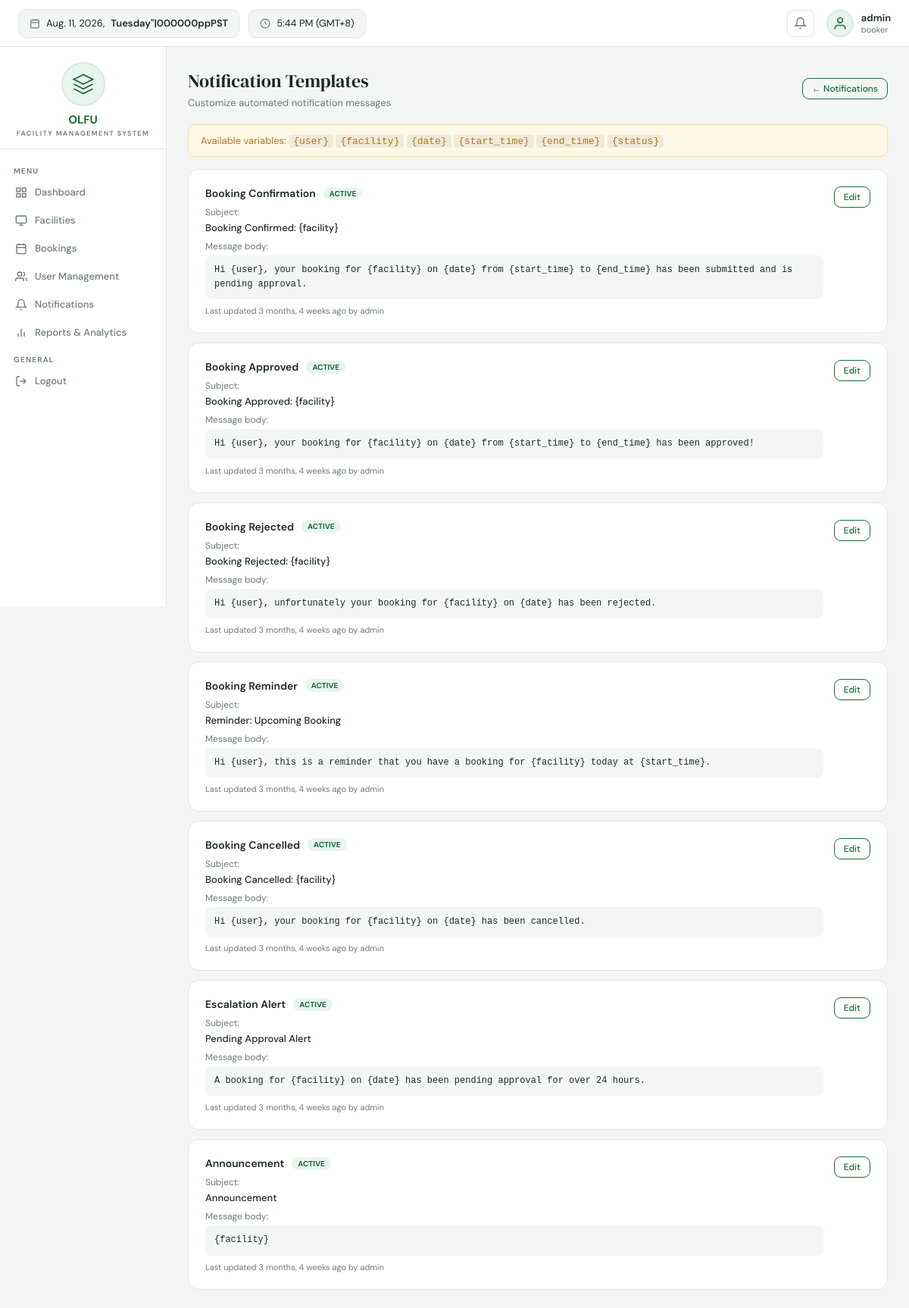
The page /notifications/templates/ (signed in) on the database its author committed.
### apps/models.py (models this page shows, shortened)
class User(AbstractUser):
    SUPERUSER_ROLE = 'superuser'
    FACILITY_MANAGER = 'facility_manager'
    TECHNICAL_STAFF = 'technical_staff'
    STANDARD_USER = 'standard_user'
    ROLE_CHOICES = [
        (SUPERUSER_ROLE, 'Superuser'),
        (FACILITY_MANAGER, 'Facility Manager'),
        (TECHNICAL_STAFF, 'Technical Staff'),
        (STANDARD_USER, 'Standard User'),
    ]
    DEPARTMENT_CHOICES = [
        ('BSIT', 'BS Information Technology'),
        ('BSCS', 'BS Computer Science'),
        ('BSIS', 'BS Information Systems'),
        ('IT_DEPT', 'IT Department'),
        ('ADMIN', 'Administration'),
        ('OTHER', 'Other'),
    ]
    role = models.CharField(max_length=30, choices=ROLE_CHOICES, default=STANDARD_USER)
    department = models.CharField(max_length=30, choices=DEPARTMENT_CHOICES, blank=True, default='')
    phone = models.CharField(max_length=20, blank=True)
    profile_notes = models.TextField(blank=True)
    last_active = models.DateTimeField(null=True, blank=True)
    mfa_enabled = models.BooleanField(default=False)
    failed_login_attempts = models.PositiveIntegerField(default=0)
    is_locked = models.BooleanField(default=False)
    def can_manage_users(self):
        return self.role == self.SUPERUSER_ROLE or self.is_superuser
    def can_view_reports(self):
        return self.role in [self.SUPERUSER_ROLE, self.FACILITY_MANAGER] or self.is_superuser
    def can_send_announcements(self):
        return self.role in [self.SUPERUSER_ROLE, self.FACILITY_MANAGER] or self.is_superuser

class NotificationTemplate(models.Model):
    TYPE_CHOICES = [
        ('confirmation', 'Booking Confirmation'),
        ('approval', 'Booking Approved'),
        ('rejection', 'Booking Rejected'),
        ('reminder', 'Booking Reminder'),
        ('cancellation', 'Booking Cancelled'),
        ('announcement', 'Announcement'),
        ('escalation', 'Escalation Alert'),
    ]
    notif_type = models.CharField(max_length=20, choices=TYPE_CHOICES, unique=True)
    subject = models.CharField(max_length=200)
    body = models.TextField(help_text='Variables: {user}, {facility}, {date}, {start_time}, {end_time}, {status}')
    is_active = models.BooleanField(default=True)
    updated_at = models.DateTimeField(auto_now=True)
    updated_by = models.ForeignKey(User, on_delete=models.SET_NULL, null=True, related_name='templates_updated')
    class Meta:
        verbose_name = 'Notification Template'

### apps/views.py (the view)
# urls.py: path('notifications/templates/', views.template_list_view, name='notification_templates'),
@login_required(login_url='login')
@announcements_required
def template_list_view(request):
    templates = NotificationTemplate.objects.all()
    defaults = [
        ('confirmation', 'Booking Confirmed: {facility}', 'Hi {user}, your booking for {facility} on {date} from {start_time} to {end_time} has been submitted and is pending approval.'),
        ('approval', 'Booking Approved: {facility}', 'Hi {user}, your booking for {facility} on {date} from {start_time} to {end_time} has been approved!'),
        ('rejection', 'Booking Rejected: {facility}', 'Hi {user}, unfortunately your booking for {facility} on {date} has been rejected.'),
        ('reminder', 'Reminder: Upcoming Booking', 'Hi {user}, this is a reminder that you have a booking for {facility} today at {start_time}.'),
        ('cancellation', 'Booking Cancelled: {facility}', 'Hi {user}, your booking for {facility} on {date} has been cancelled.'),
        ('escalation', 'Pending Approval Alert', 'A booking for {facility} on {date} has been pending approval for over 24 hours.'),
        ('announcement', 'Announcement', '{facility}'),
    ]
    for notif_type, subject, body in defaults:
        NotificationTemplate.objects.get_or_create(
            notif_type=notif_type,
            defaults={'subject': subject, 'body': body, 'updated_by': request.user}
        )
    templates = NotificationTemplate.objects.all()
    return render(request, 'notification_templates.html', {'templates': templates})

### apps/views.py (called while the page is built)
def announcements_required(view_func):
    @wraps(view_func)
    def wrapper(request, *args, **kwargs):
        if not request.user.is_authenticated:
            return redirect('login')
        if not request.user.can_send_announcements():
            messages.error(request, 'Only Facility Managers can send announcements.')
            return redirect('dashboard')
        return view_func(request, *args, **kwargs)
    return wrapper

### templates/notification_templates.html
{% extends 'base.html' %}
{% block content %}
<div style="display:flex;align-items:center;justify-content:space-between;margin-bottom:20px;">
  <div>
    <div style="font-family:'DM Serif Display',serif;font-size:24px;">Notification Templates</div>
    <div style="font-size:13px;color:var(--muted);margin-top:4px;">Customize automated notification messages</div>
  </div>
  <a href="{% url 'notifications' %}" class="btn btn-outline btn-sm">← Notifications</a>
</div>
<div style="background:var(--amber-light);border:1px solid #f5e0a0;border-radius:10px;padding:12px 16px;font-size:13px;color:var(--amber);margin-bottom:16px;">
  Available variables: <code style="background:rgba(0,0,0,.06);padding:1px 6px;border-radius:4px;">{user}</code>
  <code style="background:rgba(0,0,0,.06);padding:1px 6px;border-radius:4px;">{facility}</code>
  <code style="background:rgba(0,0,0,.06);padding:1px 6px;border-radius:4px;">{date}</code>
  <code style="background:rgba(0,0,0,.06);padding:1px 6px;border-radius:4px;">{start_time}</code>
  <code style="background:rgba(0,0,0,.06);padding:1px 6px;border-radius:4px;">{end_time}</code>
  <code style="background:rgba(0,0,0,.06);padding:1px 6px;border-radius:4px;">{status}</code>
</div>
<div style="display:flex;flex-direction:column;gap:12px;">
  {% for template in templates %}
  <div class="card">
    <div style="display:flex;align-items:flex-start;justify-content:space-between;gap:14px;">
      <div style="flex:1;">
        <div style="display:flex;align-items:center;gap:10px;margin-bottom:8px;">
          <div style="font-size:14px;font-weight:600;">{{ template.get_notif_type_display }}</div>
          {% if template.is_active %}
          <span style="background:var(--green-light);color:var(--green);font-size:10px;font-weight:700;padding:2px 8px;border-radius:20px;">ACTIVE</span>
          {% else %}
          <span style="background:#f0f0f0;color:var(--muted);font-size:10px;font-weight:700;padding:2px 8px;border-radius:20px;">INACTIVE</span>
          {% endif %}
        </div>
        <div style="font-size:12px;color:var(--muted);margin-bottom:4px;">Subject:</div>
        <div style="font-size:13px;font-weight:500;margin-bottom:8px;">{{ template.subject }}</div>
        <div style="font-size:12px;color:var(--muted);margin-bottom:4px;">Message body:</div>
        <div style="font-size:13px;color:var(--text);background:var(--bg);border-radius:8px;padding:10px 12px;line-height:1.6;font-family:monospace;font-size:12px;">{{ template.body }}</div>
        {% if template.updated_by %}
        <div style="font-size:11px;color:var(--muted);margin-top:8px;">Last updated {{ template.updated_at|timesince }} ago by {{ template.updated_by.get_full_name|default:template.updated_by.username }}</div>
        {% endif %}
      </div>
      <a href="{% url 'template_edit' template.pk %}" class="btn btn-outline btn-sm" style="flex-shrink:0;">Edit</a>
    </div>
  </div>
  {% empty %}
  <div class="card" style="text-align:center;padding:40px;color:var(--muted);">No templates yet. Refresh to auto-generate defaults.</div>
  {% endfor %}
</div>
{% endblock %}

### templates/base.html (shortened to what this page needs)
<!DOCTYPE html>
<html lang="en">
<head>
</head>
<body>
<div class="topbar">
  <div class="topbar-pill">
    <svg fill="none" viewBox="0 0 24 24" stroke="currentColor" stroke-width="2"><rect x="3" y="4" width="18" height="18" rx="2"/><line x1="16" y1="2" x2="16" y2="6"/><line x1="8" y1="2" x2="8" y2="6"/><line x1="3" y1="10" x2="21" y2="10"/></svg>
    {% now "N j, Y" %}, <b>{% now "l"|upper %}</b>
  </div>
  <div class="topbar-pill">
    <svg fill="none" viewBox="0 0 24 24" stroke="currentColor" stroke-width="2"><circle cx="12" cy="12" r="10"/><polyline points="12 6 12 12 16 14"/></svg>
    {% now "g:i A" %} (GMT+8)
  </div>
  {% if user.is_authenticated %}
  <a href="{% url 'notifications' %}" class="topbar-icon">
    <svg fill="none" viewBox="0 0 24 24" stroke="currentColor" stroke-width="2"><path d="M18 8A6 6 0 0 0 6 8c0 7-3 9-3 9h18s-3-2-3-9"/><path d="M13.73 21a2 2 0 0 1-3.46 0"/></svg>
  </a>
  <div class="topbar-user">
    <div class="topbar-avatar"><svg fill="none" viewBox="0 0 24 24" stroke="currentColor" stroke-width="2"><path d="M20 21v-2a4 4 0 0 0-4-4H8a4 4 0 0 0-4 4v2"/><circle cx="12" cy="7" r="4"/></svg></div>
    <div>
      <div class="topbar-name">{{ user.get_full_name|default:user.username }}</div>
      <div class="topbar-role">{{ user.get_role_display }}</div>
    </div>
  </div>
  {% endif %}
</div>
<div class="layout">
  {% if user.is_authenticated %}
  <div class="sidebar">
    <div class="sidebar-logo">
      <div class="logo-circle">
        <svg viewBox="0 0 24 24" fill="none" stroke="currentColor" stroke-width="1.5"><path d="M12 2L2 7l10 5 10-5-10-5z"/><path d="M2 17l10 5 10-5"/><path d="M2 12l10 5 10-5"/></svg>
      </div>
      <div class="logo-name">OLFU</div>
      <div class="logo-sub">Facility Management System</div>
    </div>
    <div class="sidebar-nav">
      <div class="nav-label">Menu</div>
      <a href="{% url 'dashboard' %}" class="nav-item {% if request.resolver_match.url_name == 'dashboard' %}active{% endif %}">
        <svg fill="none" viewBox="0 0 24 24" stroke="currentColor" stroke-width="2"><rect x="3" y="3" width="7" height="7"/><rect x="14" y="3" width="7" height="7"/><rect x="14" y="14" width="7" height="7"/><rect x="3" y="14" width="7" height="7"/></svg>
        Dashboard
      </a>
      <a href="{% url 'facilities' %}" class="nav-item {% if 'facilit' in request.resolver_match.url_name %}active{% endif %}">
        <svg fill="none" viewBox="0 0 24 24" stroke="currentColor" stroke-width="2"><rect x="2" y="3" width="20" height="14" rx="2"/><line x1="8" y1="21" x2="16" y2="21"/><line x1="12" y1="17" x2="12" y2="21"/></svg>
        Facilities
      </a>
      <a href="{% url 'bookings' %}" class="nav-item {% if 'booking' in request.resolver_match.url_name %}active{% endif %}">
        <svg fill="none" viewBox="0 0 24 24" stroke="currentColor" stroke-width="2"><rect x="3" y="4" width="18" height="18" rx="2"/><line x1="16" y1="2" x2="16" y2="6"/><line x1="8" y1="2" x2="8" y2="6"/><line x1="3" y1="10" x2="21" y2="10"/></svg>
        Bookings
      </a>
      {% if user.can_manage_users %}
      <a href="{% url 'user_list' %}" class="nav-item {% if 'user' in request.resolver_match.url_name %}active{% endif %}">
        <svg fill="none" viewBox="0 0 24 24" stroke="currentColor" stroke-width="2"><path d="M17 21v-2a4 4 0 0 0-4-4H5a4 4 0 0 0-4 4v2"/><circle cx="9" cy="7" r="4"/><path d="M23 21v-2a4 4 0 0 0-3-3.87"/><path d="M16 3.13a4 4 0 0 1 0 7.75"/></svg>
        User Management
      </a>
      {% endif %}
      <a href="{% url 'notifications' %}" class="nav-item {% if request.resolver_match.url_name == 'notifications' %}active{% endif %}">
        <svg fill="none" viewBox="0 0 24 24" stroke="currentColor" stroke-width="2"><path d="M18 8A6 6 0 0 0 6 8c0 7-3 9-3 9h18s-3-2-3-9"/><path d="M13.73 21a2 2 0 0 1-3.46 0"/></svg>
        Notifications
      </a>
      {% if user.can_view_reports %}
      <a href="{% url 'reports' %}" class="nav-item {% if request.resolver_match.url_name == 'reports' %}active{% endif %}">
        <svg fill="none" viewBox="0 0 24 24" stroke="currentColor" stroke-width="2"><line x1="18" y1="20" x2="18" y2="10"/><line x1="12" y1="20" x2="12" y2="4"/><line x1="6" y1="20" x2="6" y2="14"/></svg>
        Reports & Analytics
      </a>
      {% endif %}
      <div class="nav-label" style="margin-top:12px;">General</div>
      <a href="{% url 'logout' %}" class="nav-item">
        <svg fill="none" viewBox="0 0 24 24" stroke="currentColor" stroke-width="2"><path d="M9 21H5a2 2 0 0 1-2-2V5a2 2 0 0 1 2-2h4"/><polyline points="16 17 21 12 16 7"/><line x1="21" y1="12" x2="9" y2="12"/></svg>
        Logout
      </a>
    </div>
  </div>
  {% endif %}
  <div class="main">
    {% block content %}{% endblock %}
  </div>
</div>
</body>
</html>

### templates/base.html (style rules this page uses)
* { margin:0;padding:0;box-sizing:border-box; }
:root { --green:#1a6b3a;--green-dark:#145430;--green-light:#e8f5ee; --bg:#f4f6f5;--white:#fff;--text:#1c2b22;--muted:#6b7c72;--border:#dde8e2; --red:#c0392b;--red-light:#fdf0ef;--amber:#b7770d;--amber-light:#fef9e7; }
body { font-family:'DM Sans',sans-serif;background:var(--bg);color:var(--text); }
a { text-decoration:none;color:inherit; }
.topbar { height:62px;background:var(--white);border-bottom:1px solid var(--border);display:flex;align-items:center;padding:0 24px;gap:12px;position:sticky;top:0;z-index:100; }
.topbar-pill { display:flex;align-items:center;gap:8px;background:var(--bg);border:1px solid var(--border);border-radius:10px;padding:0 14px;height:38px;font-size:13px; }
.topbar-pill svg { width:14px;height:14px;color:var(--muted); }
.topbar-pill b { font-weight:600; }
.topbar-icon { width:36px;height:36px;border-radius:8px;border:1.5px solid var(--border);display:flex;align-items:center;justify-content:center;cursor:pointer;color:var(--muted);transition:border-color .2s;position:relative; }
.topbar-icon svg { width:17px;height:17px; }
.topbar-user { display:flex;align-items:center;gap:10px;margin-left:4px; }
.topbar-avatar { width:36px;height:36px;border-radius:50%;background:var(--green-light);border:2px solid var(--border);display:flex;align-items:center;justify-content:center; }
.topbar-avatar svg { width:20px;height:20px;color:var(--green); }
.topbar-name { font-size:13px;font-weight:600; }
.topbar-role { font-size:11px;color:var(--muted); }
.layout { display:flex;min-height:calc(100vh - 62px); }
.sidebar { width:220px;background:var(--white);border-right:1px solid var(--border);display:flex;flex-direction:column;flex-shrink:0;position:sticky;top:62px;height:calc(100vh - 62px);overflow-y:auto; }
.sidebar-logo { padding:20px 20px 14px;display:flex;flex-direction:column;align-items:center;border-bottom:1px solid var(--border); }
.logo-circle { width:58px;height:58px;border-radius:50%;background:var(--green-light);border:2px solid var(--border);display:flex;align-items:center;justify-content:center;margin-bottom:8px; }
.logo-circle svg { width:30px;height:30px;color:var(--green); }
.logo-name { font-size:15px;font-weight:700;color:var(--green); }
.logo-sub { font-size:9px;font-weight:600;letter-spacing:1.4px;color:var(--muted);text-transform:uppercase;margin-top:2px;text-align:center; }
.sidebar-nav { padding:12px 10px;flex:1; }
.nav-label { font-size:10px;font-weight:600;letter-spacing:1.2px;color:var(--muted);text-transform:uppercase;padding:0 8px;margin:10px 0 4px; }
.nav-item { display:flex;align-items:center;gap:10px;padding:9px 10px;border-radius:9px;cursor:pointer;font-size:13px;font-weight:500;color:var(--muted);transition:all .15s;margin-bottom:2px; }
.nav-item svg { width:16px;height:16px;flex-shrink:0; }
.main { flex:1;padding:28px 28px 24px; }
.card { background:var(--white);border:1px solid var(--border);border-radius:14px;padding:22px; }
.btn { display:inline-flex;align-items:center;gap:6px;padding:8px 18px;border-radius:9px;font-size:13px;font-weight:500;cursor:pointer;border:none;font-family:'DM Sans',sans-serif;transition:all .15s; }
.btn-outline { background:none;border:1.5px solid var(--green);color:var(--green); }
.btn-sm { padding:5px 12px;font-size:12px; }

### rows shown on the page
User: get_full_name "admin", role "booker"
NotificationTemplate: notif_type "Booking Confirmation", is_active "ACTIVE", subject "Booking Confirmed: {facility}", body "Hi {user}, your booking for {facility} on {date} from {start_time} to {end_time} has been submitted and is pending approval.", updated_at "3 months, 4 weeks", updated_by.get_full_name "admin"
NotificationTemplate: notif_type "Booking Approved", is_active "ACTIVE", subject "Booking Approved: {facility}", body "Hi {user}, your booking for {facility} on {date} from {start_time} to {end_time} has been approved!", updated_at "3 months, 4 weeks", updated_by.get_full_name "admin"
NotificationTemplate: notif_type "Booking Rejected", is_active "ACTIVE", subject "Booking Rejected: {facility}", body "Hi {user}, unfortunately your booking for {facility} on {date} has been rejected.", updated_at "3 months, 4 weeks", updated_by.get_full_name "admin"
NotificationTemplate: notif_type "Booking Reminder", is_active "ACTIVE", subject "Reminder: Upcoming Booking", body "Hi {user}, this is a reminder that you have a booking for {facility} today at {start_time}.", updated_at "3 months, 4 weeks", updated_by.get_full_name "admin"
NotificationTemplate: notif_type "Booking Cancelled", is_active "ACTIVE", subject "Booking Cancelled: {facility}", body "Hi {user}, your booking for {facility} on {date} has been cancelled.", updated_at "3 months, 4 weeks", updated_by.get_full_name "admin"
NotificationTemplate: notif_type "Escalation Alert", is_active "ACTIVE", subject "Pending Approval Alert", body "A booking for {facility} on {date} has been pending approval for over 24 hours.", updated_at "3 months, 4 weeks", updated_by.get_full_name "admin"
NotificationTemplate: notif_type "Announcement", is_active "ACTIVE", subject "Announcement", body "{facility}", updated_at "3 months, 4 weeks", updated_by.get_full_name "admin"
